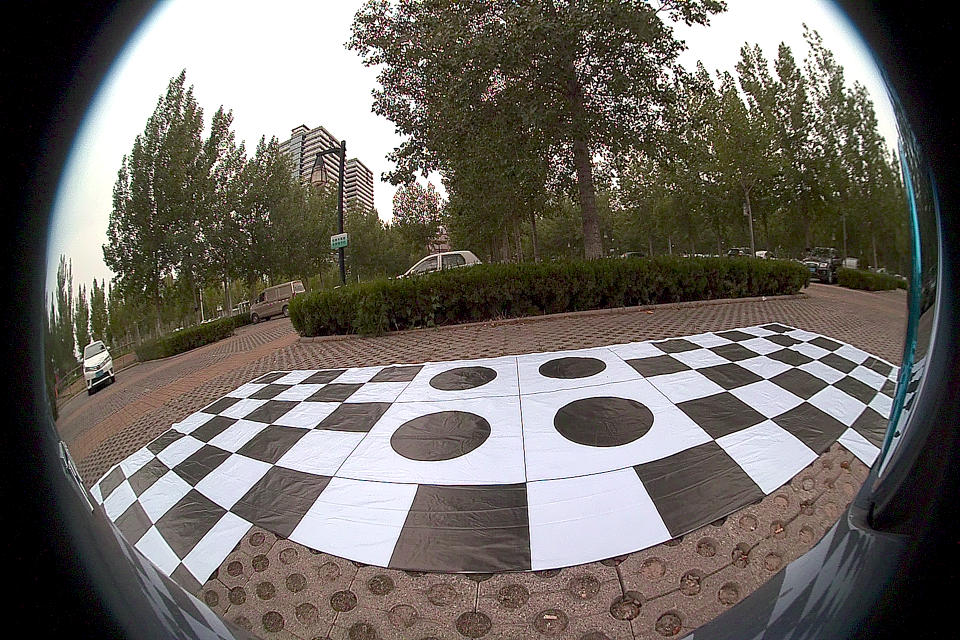
#> input picture stitch/Сhinese stitching/images/front.png, 960 x 640 px
$ python -i test2.py   (imports and definitions only)   (older library calls are emulated)
#> lines starting #> are read from the running program, lines starting #| are printed output that depends on the picture; after the words box and inside, x2 and y2 are one past the last pixel; in counts of white or black regions, pixels touching at a corner belong together
import os
import numpy as np
import cv2
from PIL import Image


# import surround_view.param_settings as settings


class FisheyeCameraModel(object):
    """
    Fisheye camera model, for undistorting, projecting and flipping camera frames.
    """

    def __init__(self, camera_param_file, camera_name):
#> further down, picture is the input picture: shape (640, 960, 3); mean B, G, R 99.1, 105, 110.1
        if not os.path.isfile(camera_param_file):
            raise ValueError("Cannot find camera param file")

        if camera_name not in camera_names:
            raise ValueError("Unknown camera name: {}".format(camera_name))

        self.camera_file = camera_param_file
        self.camera_name = camera_name
        self.scale_xy = (1.0, 1.0)
        self.shift_xy = (0, 0)
        self.undistort_maps = None
        self.project_matrix = None
        self.project_shape = project_shapes[self.camera_name]
        self.load_camera_params()

    # [57 lines left out: functions load_camera_params, update_undistort_maps, set_scale_and_shift, undistort, not called in this run]

    def project(self, image):
        result = cv2.warpPerspective(image, self.project_matrix, self.project_shape)
        return result

    # [31 lines left out: functions flip, save_data, not called in this run]


# --------------------------------------------------------------------
# (shift_width, shift_height): на каком расстоянии снаружи выглядит вид птицы.
# калибровочного шаблона в горизонтальном и вертикальном направлениях
shift_w = 300
shift_h = 300

# размер зазора между калибровочным шаблоном и автомобилем
# в горизонтальном и вертикальном направлениях
inn_shift_w = 20
inn_shift_h = 50

# общая ширина/высота сшитого изображения
total_w = 600 + 2 * shift_w
total_h = 1000 + 2 * shift_h

# четыре угла прямоугольной области, занимаемой автомобилем
# верхний-левый (x_left, y_top), нижний-правый (x_right, y_bottom)
xl = shift_w + 180 + inn_shift_w
xr = total_w - xl
yt = shift_h + 200 + inn_shift_h
yb = total_h - yt
# --------------------------------------------------------------------


camera_names = ["front", "back", "left", "right"]

project_shapes = {
    "front": (total_w, yt),
    "back": (total_w, yt),
    "left": (total_h, xl),
    "right": (total_h, xl)
}

images = [os.path.join(os.getcwd(), "images", name + ".png") for name in camera_names]
yamls = [os.path.join(os.getcwd(), "yaml", name + ".yaml") for name in camera_names]

# images = ['/home/msi-user/Рабочий стол/surround-view-system-introduction-master/images/front.png',
#           '/home/msi-user/Рабочий стол/surround-view-system-introduction-master/images/back.png',
#           '/home/msi-user/Рабочий стол/surround-view-system-introduction-master/images/left.png',
#           '/home/msi-user/Рабочий стол/surround-view-system-introduction-master/images/right.png']
#
# yamls = ['/home/msi-user/Рабочий стол/surround-view-system-introduction-master/yaml/front.yaml',
#          '/home/msi-user/Рабочий стол/surround-view-system-introduction-master/yaml/back.yaml',
#          '/home/msi-user/Рабочий стол/surround-view-system-introduction-master/yaml/left.yaml',
#          '/home/msi-user/Рабочий стол/surround-view-system-introduction-master/yaml/right.yaml']

# [1 line that did not run here, left out]

images2 = []
# [9 lines not run here, left out]

# [1 line that did not run here, left out]
# [4 lines not run here, left out]


def get_outmost_polygon_boundary(img):
    """
    Дано изображение с маской, маска описывает область перекрытия
    двух изображений, получите крайний контур этой области.
    """
    gray = cv2.cvtColor(img, cv2.COLOR_BGR2GRAY)
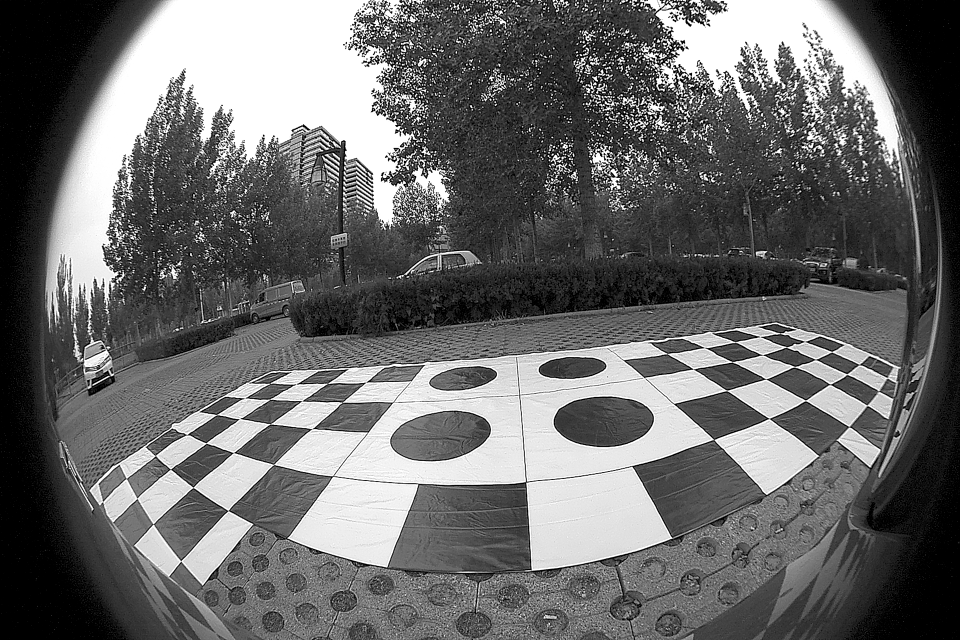
#> gray: shape (640, 960); min 0, max 255, mean 105.9
    ret, mask = cv2.threshold(gray, 0, 255, cv2.THRESH_BINARY)
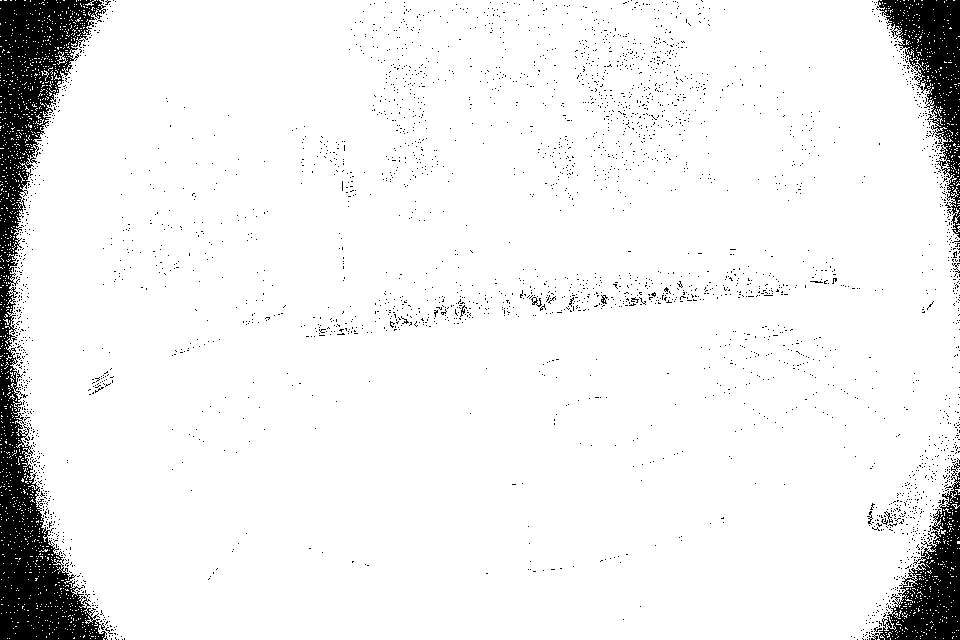
#> mask: shape (640, 960); 93.1% white; 3153 black regions (3142 under 20 px), largest, box (x1, y1, x2, y2) and area: (0, 0, 108, 640) 24233, (876, 0, 960, 238) 6921, (871, 463, 960, 640) 6055

    # cv2.waitKey(0)
    mask = cv2.dilate(mask, np.ones((2, 2), np.uint8), iterations=2)
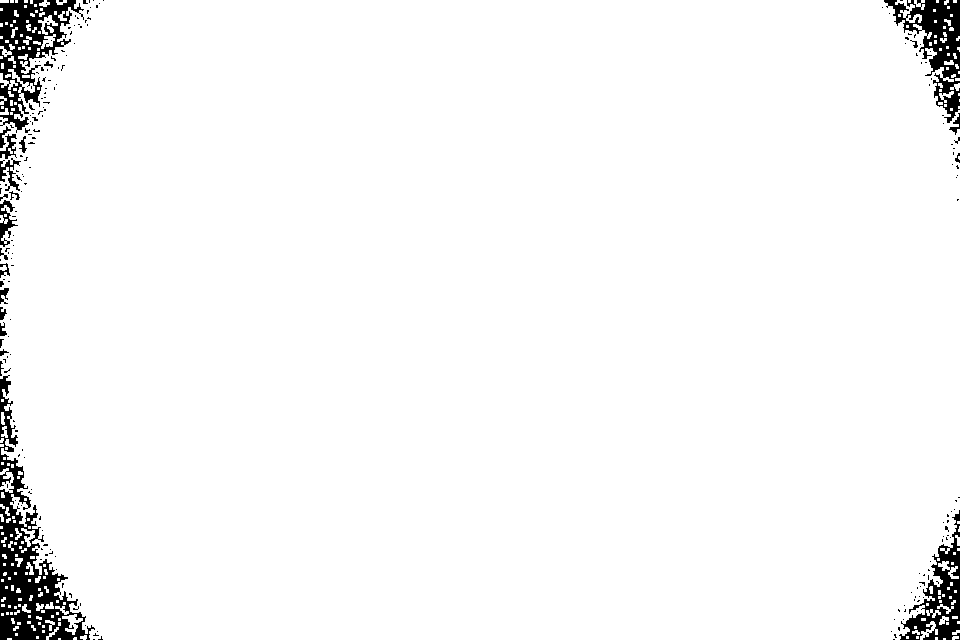
#> mask: shape (640, 960); 96.9% white; 211 black regions (189 under 20 px)
    cnts, hierarchy = cv2.findContours(
        mask,
        cv2.RETR_EXTERNAL,
        cv2.CHAIN_APPROX_SIMPLE)[-2:]
#> cnts = 243 contours, 203 with area under 20; largest, box (x1, y1, x2, y2) and area: (0, 0, 960, 640) 588416, (895, 0, 922, 23) 139, (0, 468, 14, 493) 138, (62, 614, 83, 635) 136, (938, 561, 959, 579) 102

    # get the contour with largest aera
    C = sorted(cnts, key=lambda x: cv2.contourArea(x), reverse=True)[0]
#> C = contour of 2037 points, box (x1, y1, x2, y2) (0, 0, 960, 640), area 588416

    # polygon approximation
    polygon = cv2.approxPolyDP(C, 0.009 * cv2.arcLength(C, True), True)
#> polygon = [[8, 69], [1, 454], [90, 639], [934, 600], [959, 110], [883, 0], [76, 0]]
    cv2.polylines(img, [polygon], True, (255, 0, 100), 4)
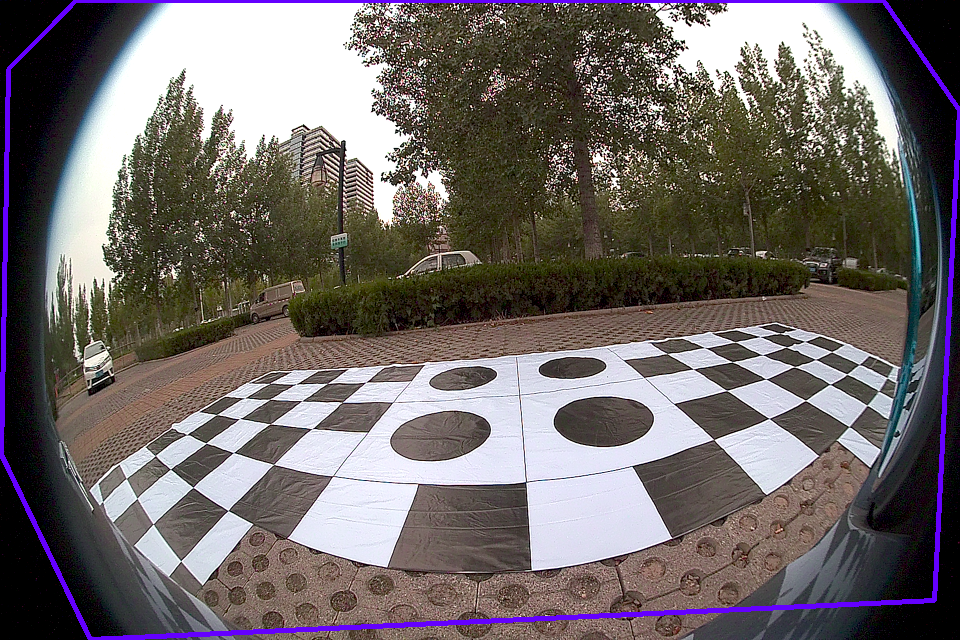
#> img: shape (640, 960, 3); 2.12% of pixels changed, all inside (x1, y1, x2, y2) = (0, 0, 960, 640)
    cv2.namedWindow("polylines", cv2.WINDOW_NORMAL)
    cv2.imshow("polylines", img)
    return polygon


# Весовая матрица G, которая объединяет два изображения imA, imB
# [45 lines left out: function get_weight_mask_matrix, not called in this run]


# [1 line that did not run here, left out]
# [1 line that did not run here, left out]
# [1 line that did not run here, left out]
# [1 line that did not run here, left out]

# [1 line that did not run here, left out]
# [1 line that did not run here, left out]
# [3 lines not run here, left out]
# cv2.waitKey(0)
# [1 line that did not run here, left out]
# [1 line that did not run here, left out]


def merge(imA, imB, k):
    G = weights[k]
    return (imA * G + imB * (1 - G)).astype(np.uint8)


image = np.zeros((total_h, total_w, 3), np.uint8)

# [1 line that did not run here, left out]
# [1 line that did not run here, left out]
# [1 line that did not run here, left out]
# [1 line that did not run here, left out]
# [1 line that did not run here, left out]
# [1 line that did not run here, left out]
# [1 line that did not run here, left out]
# [1 line that did not run here, left out]

# [2 lines not run here, left out]

>>> import cv2
>>> picture = cv2.imread('images/front.png')
>>> result = get_outmost_polygon_boundary(picture)
#> result has the same summary as polygon in get_outmost_polygon_boundary

$ run again, on stitch/Сhinese stitching/images/right.png
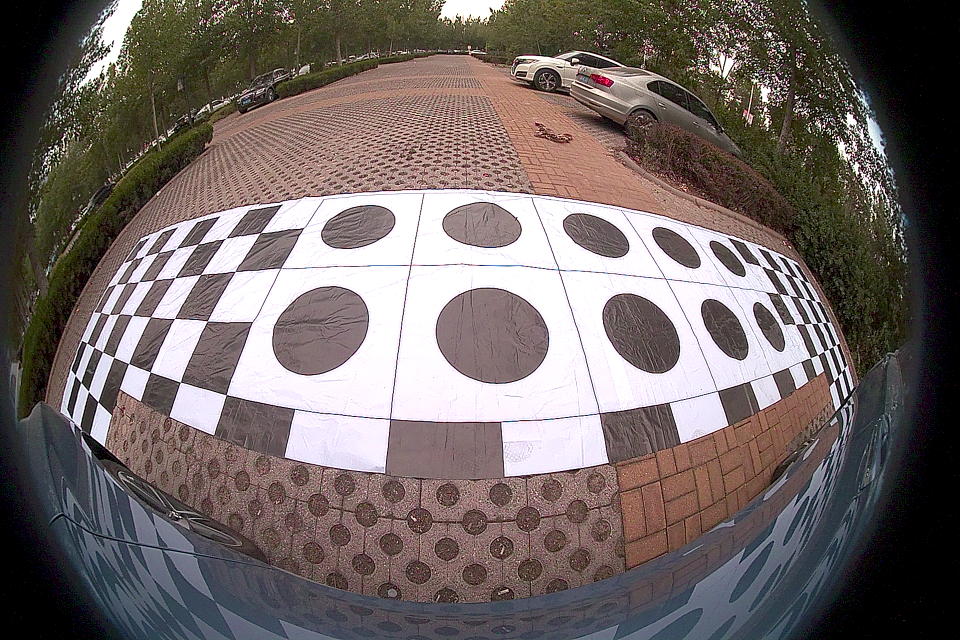
#> input picture stitch/Сhinese stitching/images/right.png, 960 x 640 px
#> picture is the input picture: shape (640, 960, 3); mean B, G, R 101.8, 103.8, 113.8
#> in get_outmost_polygon_boundary, `mask = cv2.dilate(mask, np.ones((2, 2), np.uint8), iterations=2)`:
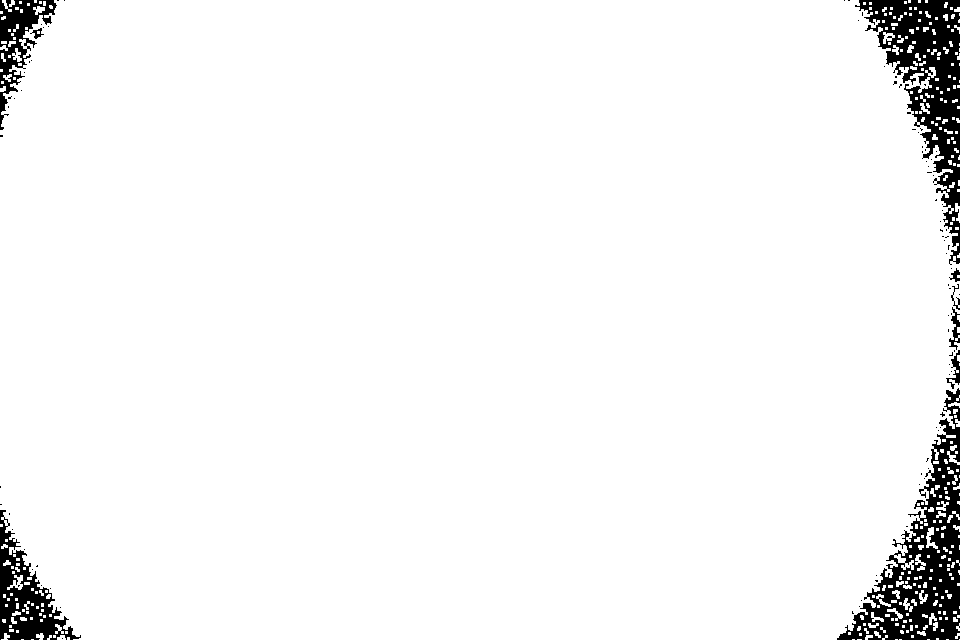
#> mask: shape (640, 960); 95.8% white; 94 black regions (85 under 20 px)
#> cnts = 366 contours, 331 with area under 20; largest, box (x1, y1, x2, y2) and area: (0, 0, 960, 640) 580811, (926, 527, 938, 549) 90, (7, 575, 23, 590) 80, (883, 32, 895, 44) 64, (915, 554, 926, 571) 54
#> C = contour of 1794 points, box (x1, y1, x2, y2) (0, 0, 960, 640), area 580811
#> polygon = [[19, 39], [0, 509], [73, 639], [836, 639], [913, 569], [952, 170], [858, 0]]
#> in get_outmost_polygon_boundary, `cv2.polylines(img, [polygon], True, (255, 0, 100), 4)`:
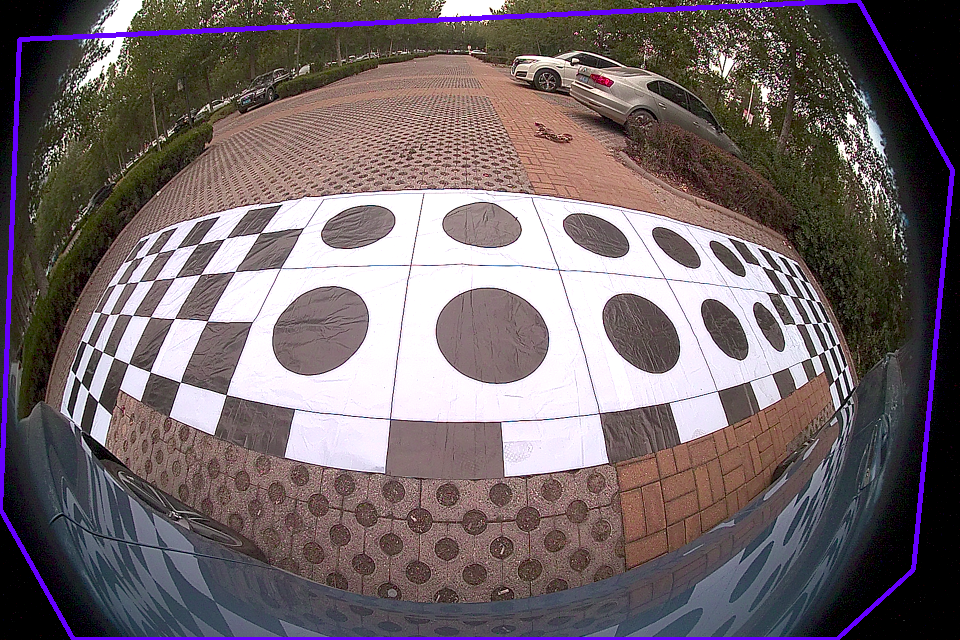
#> img: shape (640, 960, 3); 2.09% of pixels changed, all inside (x1, y1, x2, y2) = (0, 0, 955, 640)
#> result has the same summary as polygon in get_outmost_polygon_boundary
